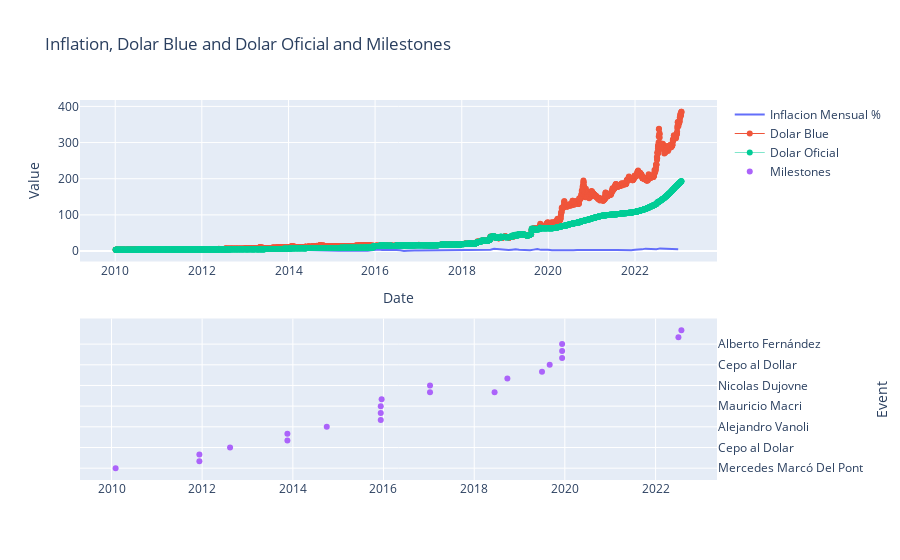

The notebook cell saved with this chart:
### Code cell
import plotly.subplots as sp
import plotly.graph_objs as go
import plotly.offline as pyo

# Create a subplot with 2 rows and 1 column
fig = sp.make_subplots(rows=2, cols=1)

# Add the inflation trace to the first subplot
fig.add_trace(go.Scatter(x=inflacion['d'], y=inflacion['v'], mode='lines', name='Inflacion Mensual %'), row=1, col=1)

# Add the Dolar Blue trace to the first subplot
fig.add_trace(go.Scatter(x=p_merged_df['Fecha'], y=p_merged_df['Dolar Oficial'], mode='lines+markers', name='Dolar Blue', line=dict(width=1)), row=1, col=1)

# Add the Dolar Oficial trace to the first subplot
fig.add_trace(go.Scatter(x=p_merged_df['Fecha'], y=p_merged_df['Dolar Blue'], mode='lines+markers', name='Dolar Oficial', line=dict(width=0.5)), row=1, col=1)

# Add the milestones trace to the second subplot
fig.add_trace(go.Scatter(x=milestone['d'], y=milestone['e'], mode='markers', name='Milestones'), row=2, col=1)

# Update the layout of the subplots
fig.update_layout(title='Inflation, Dolar Blue and Dolar Oficial and Milestones', 
                  xaxis=dict(title='Date'), 
                  yaxis=dict(title='Value'), 
                  yaxis2=dict(title='Event', side='right'))

# Show the chart
pyo.iplot(fig)

### Figure 1 — Plotly figure (JSON) as saved in the notebook; plotly's stock layout.template omitted (floating-point values rounded to 4 significant figures; data arrays with more than 128 entries replaced by an {"elided": "..."} marker saying what was removed)
{"data": [{"mode": "lines", "name": "Inflacion Mensual %", "type": "scatter", "x": {"elided": "156 str values"}, "xaxis": "x", "y": {"elided": "156 float values"}, "yaxis": "y"}, {"line": {"width": 1}, "mode": "lines+markers", "name": "Dolar Blue", "type": "scatter", "x": {"elided": "3245 str values"}, "xaxis": "x", "y": {"elided": "3245 float values"}, "yaxis": "y"}, {"line": {"width": 0.5}, "mode": "lines+markers", "name": "Dolar Oficial", "type": "scatter", "x": {"elided": "3245 str values"}, "xaxis": "x", "y": {"elided": "3245 float values"}, "yaxis": "y"}, {"mode": "markers", "name": "Milestones", "type": "scatter", "x": ["2010-02-03", "2011-12-10", "2011-12-10", "2012-08-13", "2013-11-18", "2013-11-18", "2014-10-01", "2015-12-10", "2015-12-10", "2015-12-10", "2015-12-17", "2017-01-10", "2017-01-10", "2018-06-14", "2018-09-25", "2019-07-01", "2019-09-01", "2019-12-10", "2019-12-10", "2019-12-10", "2022-07-04", "2022-07-28"], "xaxis": "x2", "y": ["Mercedes Marcó Del Pont", "Hernán Lorenzino", "Cristina Fernández de Kirchner", "Cepo al Dolar", "Juan Carlos Fábrega", "Axel Kicillof", "Alejandro Vanoli", "Federico Sturzenegger", "Alfonso Prat-Gay", "Mauricio Macri", "Levantamiento del Cepo al Dolar", "Luis Caputo", "Nicolas Dujovne", "Luis Caputo", "Guido Sandleris", "Hernán Lacunza", "Cepo al Dollar", "Miguel Ángel Pesce", "Martín Guzmán", "Alberto Fernández", "Silvina Batakis", "Sergio Massa"], "yaxis": "y2"}], "layout": {"title": {"text": "Inflation, Dolar Blue and Dolar Oficial and Milestones"}, "xaxis": {"anchor": "y", "domain": [0, 1], "title": {"text": "Date"}}, "xaxis2": {"anchor": "y2", "domain": [0, 1]}, "yaxis": {"anchor": "x", "domain": [0.575, 1], "title": {"text": "Value"}}, "yaxis2": {"anchor": "x2", "domain": [0, 0.425], "side": "right", "title": {"text": "Event"}}}}
